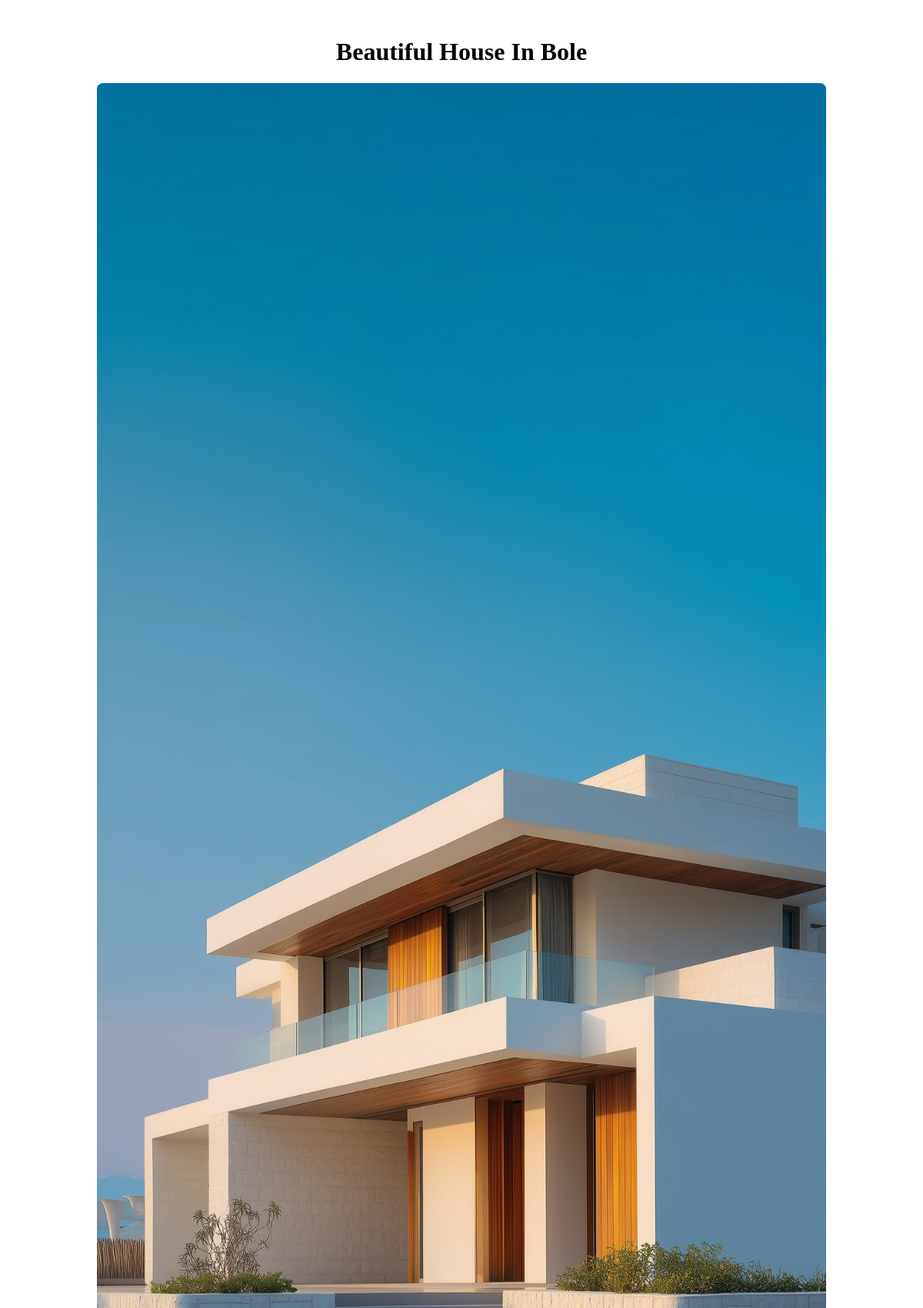
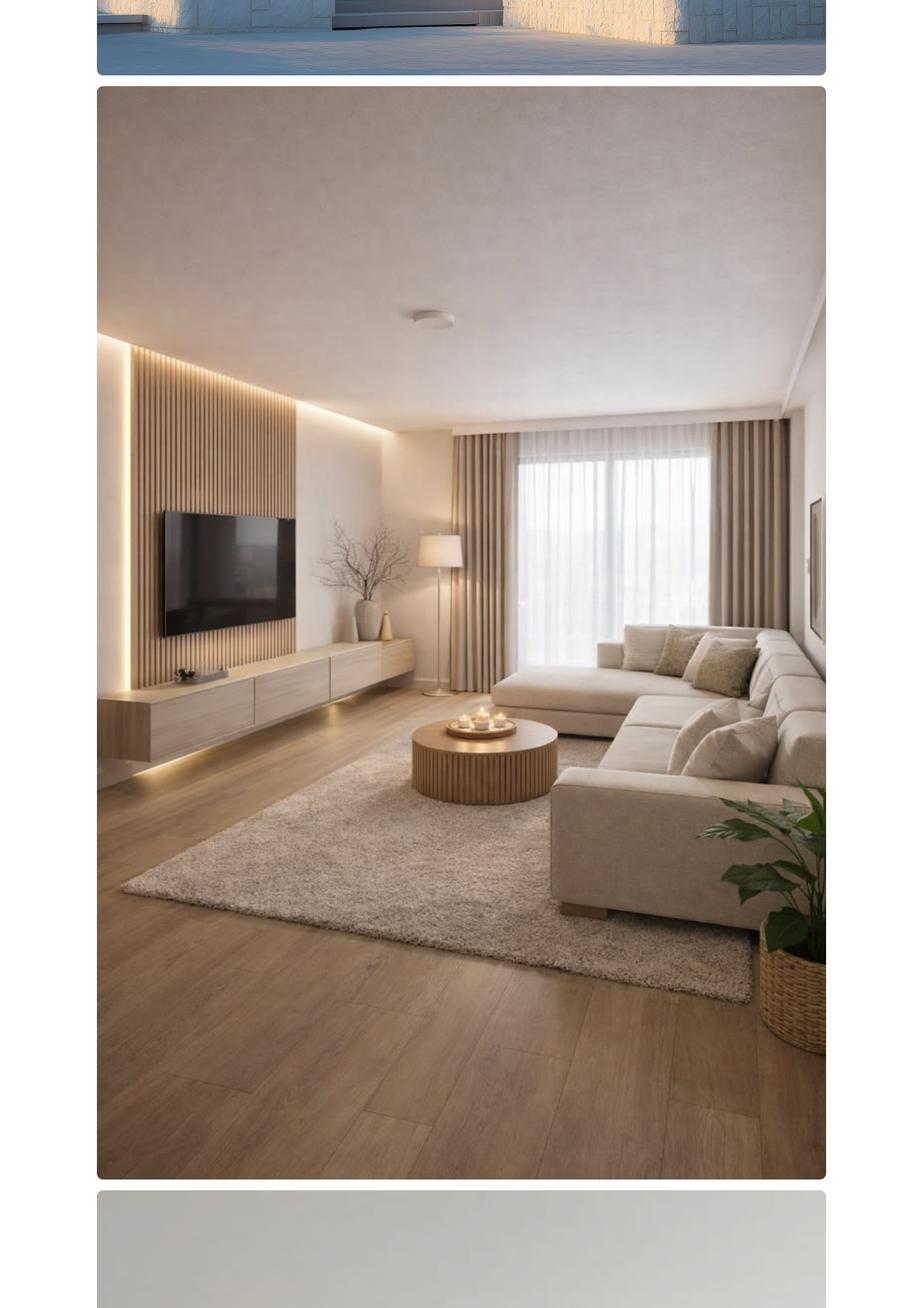
Screenshot of /property/5/ (upper part) with the database file from the repository (2 pictures, top to bottom).
### properties/models.py (models this page shows, shortened)
class Property(models.Model):
    PROPERTY_TYPES = [
        ('house', 'House'),
        ('apartment', 'Apartment'),
        ('office', 'Office'),
        ('shop', 'Shop'),
    ]
    STATUS_CHOICES = [
        ('sale', 'For Sale'),
        ('rent', 'For Rent')
    ]
    owner = models.ForeignKey(User, on_delete=models.CASCADE, default=get_default_owner, related_name="properties")
    title = models.CharField(max_length=200)
    description = models.TextField()
    property_type = models.CharField(max_length=20, choices=PROPERTY_TYPES)
    location = models.CharField(max_length=255)
    price = models.DecimalField(max_digits=10, decimal_places=2)
    status = models.CharField(max_length=10, choices=STATUS_CHOICES, default='sale')
    listed_at = models.DateTimeField(auto_now_add=True)

class PropertyImage(models.Model):
    property = models.ForeignKey(Property, on_delete=models.CASCADE, related_name="images")
    image = models.ImageField(upload_to="property_images/")

### properties/views.py (the view)
# urls.py: path('property/<int:pk>/', property_detail, name='property_detail'),
def property_detail(request, pk):
    property_obj = get_object_or_404(Property, pk=pk)
    return render(request, 'properties/property_detail.html', {'property': property_obj})

### delala/cors.py (called while the page is built)
    def __call__(self, request):
        origin = request.headers.get("Origin")
        if request.method == "OPTIONS" and origin in ALLOWED_ORIGINS:
            response = HttpResponse()
            self._apply_cors(response, origin)
            return response
        response = self.get_response(request)
        if origin in ALLOWED_ORIGINS:
            self._apply_cors(response, origin)
        return response

### properties/templates/properties/property_detail.html (shortened to what this page needs)
<!DOCTYPE html>
<html lang="en">
<head>
</head>
<body>
    <div class="container">
        <h1>{{ property.title }}</h1>
        <div class="property-images">
            {% for image in property.images.all %}
                <img src="{{ image.image.url }}" alt="Property Image">
            {% endfor %}
        </div>
    </div>
</body>
</html>

### properties/templates/properties/property_detail.html (style rules this page uses)
.container { width: 80%; margin: auto; padding: 20px; text-align: center; }
.property-images img { width: 100%; height: auto; border-radius: 8px; margin-bottom: 10px; }

### rows the page displays
Property: title "Beautiful House In Bole"
PropertyImage: image (picture)
PropertyImage: image (picture)
PropertyImage: image (picture)
